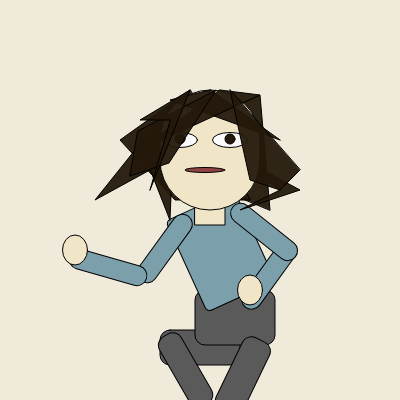
Frame 1 (no input)
Frame 60 (no input): identical to frame 1, image omitted
Frame 120 (the mouse pressed at the canvas centre since frame 60): identical to frame 1, image omitted

The p5.js sketch that drew this single still picture (run headless with seeded random() and noise() and a simulated clock; from frame 60 on, the mouse is pressed at the canvas centre):

// p5.js sketch
// ── sketch.js
function setup() {
    createCanvas(400, 400);
  }
  
  function draw() { //face
    background(240, 234, 218);
  }
  
  function draw() { //face
    background(240, 234, 218);
  //body//
    
  fill(90);
    rect(160, 330, 80, 35,10); //right thigh
    rect(195, 290, 80, 55,10); //bottom
  fill(250);
  fill(123, 160, 171);
    push();
  translate(width / 2, height / 2);
  rotate(PI / 2.75);
  rect(5, -35, 100, 75,5);
    pop(); //higher body half
    push();
  translate(width / 2, height / 2);
  rotate(PI / 5);
  rect(90, -20, 20, 80,10);
    pop(); //left higher arm
    
   push();
  translate(width / 2, height / 2);
  rotate(PI / 5);
  rect(-10, 20, 20, 80,10);
    pop(); //right arm
    
    push();
  translate(width / 2, height / 2);
  rotate(PI / 1.4);
  rect(-25, -110, 20, 80,10);
    pop(); //left higher arm
    
    push();
  translate(width / 2, height / 2);
  rotate(PI / 1.7);
  rect(80, 30, 20, 80,10);
    pop(); //right arm
  fill(250);
  fill(90);
    push();
  translate(width / 2, height / 2);
  rotate(PI / 7);
  rect(100, 100, 30, 80,10);
    pop(); //left leg
    push();
  translate(width / 2, height / 2);
  rotate(PI / 1.2);
  rect(85, -180, 25, 80,10);
    pop(); //right leg
  fill(250);
  fill (240, 229, 199);
    rect(195, 170, 30, 55);
  fill (250); //neck
  fill (240, 229, 199);
    ellipse(75, 250, 25, 30); //right hand
    ellipse(250, 290, 25, 30); //left hand
  fill (250);
  //face down here
  fill (36, 25, 10, 240);
    triangle (270, 210, 260, 95, 135, 154);
    quad(280, 190, 240, 210, 300, 190, 170, 120);
    quad(190, 90, 120, 140, 175, 200, 250, 200);
    quad(150, 170, 95, 200, 175, 100, 170, 220);
  fill (250);
  fill (240, 229, 199);
    rect(160, 90, 100, 120, 80, 50, 50, 50);
  fill (250);
    ellipse(180, 140, 35, 15);
    ellipse(230, 140, 35, 15);
  fill (36, 25, 10);
    circle (180, 139, 10); //right eye 
    circle (230, 139, 10); //left eye
  fill (250);
  fill(143, 67, 67);
    ellipse(205, 170, 40, 5); //mouth
  fill(250);
    
  fill (36, 25, 10, 240);  
    triangle (280, 140, 170, 100, 210, 90);
    triangle (140, 150, 260, 95, 220, 90);
    quad(138, 131, 216, 90, 169, 163, 130, 176);
    quad(150, 190, 190, 90, 140, 120, 170, 120);
    quad(300, 170, 280, 190, 250, 180, 230, 90);
  fill (250);
    //triangle (160, 200, 180, 80, 86, 75);
  }
